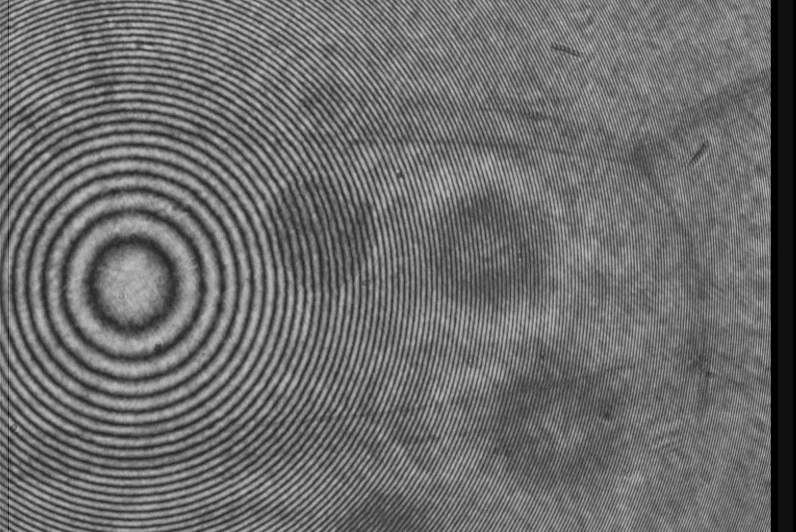
%> input picture cell21.BMP, 796 x 532 px
$ octave CX16_10.m   (GNU Octave 9; MATLAB toolbox functions it lacks are replaced by stand-ins)
%> lines starting %> are read from the running program, lines starting %| are printed output that depends on the picture; in (x1, y1, x2, y2) boxes, pixels count from 0 and x2, y2 are one past the last pixel; in counts of white or black regions, pixels touching at a corner belong together; the program's own positions count from 1
### unwrap_one_d.m
function varargout=unwrap_one_d(w_ph,s_ph,th)
%本函数完成一行（或列）包裹相位的解包裹运算
%格式 un_ph= unwrap_one_d(w_ph,s_ph,th)；
%输入的三个变量:w_ph为包裹相位，s_ph（为起始相位值，而th为域值，
%若相位值包裹在(-π,π]，域值th取π；若相位值包裹在(-π/2,π/2]，th取π/2
%输出变量un_ph为解包裹相位值
numb=length(w_ph);            %计算包裹相位的大小（元素个数）
un_ph=w_ph;                   %将包裹相位值赋值给un_ph——预设解包裹相位
un_ph(1)=s_ph;                %将起点相位赋值给un_ph的第一个元素（不再参加解包裹）
for n=2:numb                  %从第二个元素开始解包裹运算
   delta=w_ph(n)-w_ph(n-1);   %相邻两个包裹相位作比较（相减）
   if (abs(delta)<=th)        %差值不大于域值
       un_ph(n)=un_ph(n-1)+delta;  %解包裹相位等于前一个解包裹相位值加差值
   elseif (delta<0)           %差值大于域值，且差值为负
       un_ph(n)=un_ph(n-1)+delta+2*th;%前一个包解裹相位值加差值再加2倍域值
   else                       %差值大于域值，且差值为正
       un_ph(n)=un_ph(n-1)+delta-2*th; %前一个解包裹相位值加差值再减2倍域值
   end
end
varargout{1}=un_ph;           %将解包裹相位值赋值给输出变量

### CX16_10.m
I4=imread('cell21.bmp');I4=double(I4(7:518,10:521,1));  %读取第一幅像面全息图
%> further down, I4 is the input picture: size 532x796 uint8; min 0, max 193, mean 108.7
I3=imread('cell22.bmp');I3=double(I3(7:518,10:521,1));  %读取第二幅像面全息图
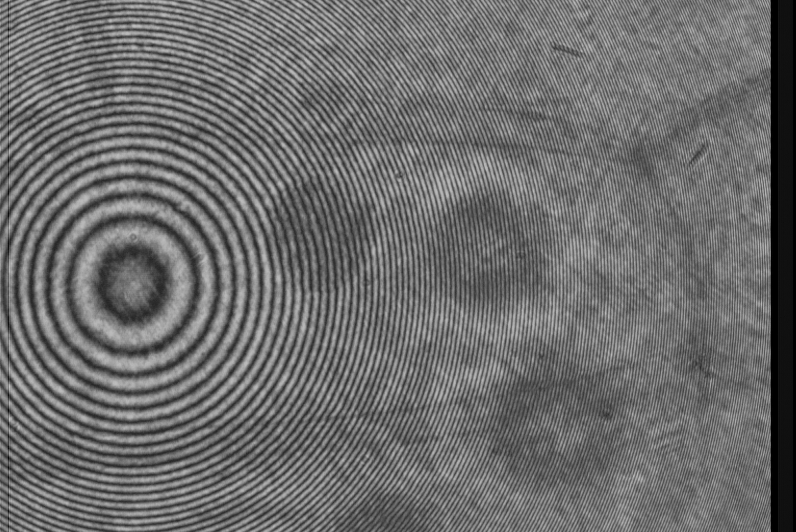
%> input picture cell22.BMP, 796 x 532 px
%> further down, I3 is the input picture: size 532x796 uint8; min 0, max 195, mean 108.8
I2=imread('cell23.bmp');I2=double(I2(7:518,10:521,1));  %读取第三幅像面全息图
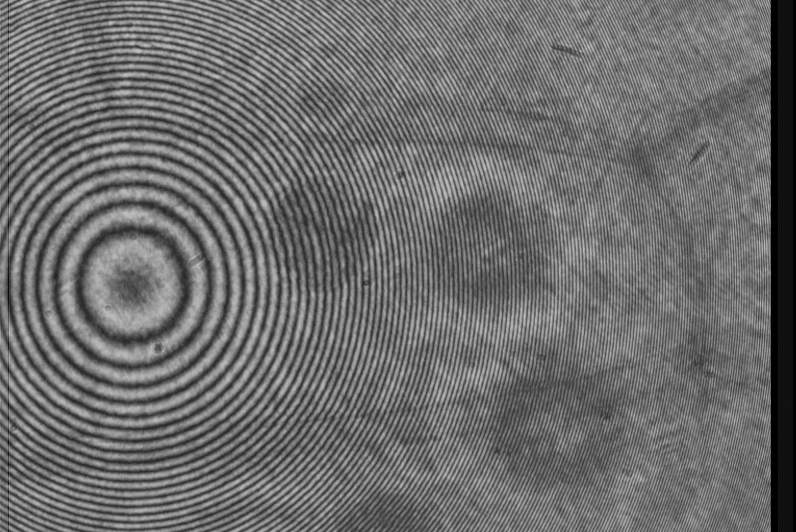
%> input picture cell23.BMP, 796 x 532 px
%> further down, I2 is the input picture: size 532x796 uint8; min 0, max 195, mean 109.1
I1=imread('cell24.bmp');I1=double(I1(7:518,10:521,1));  %读取第四幅像面全息图
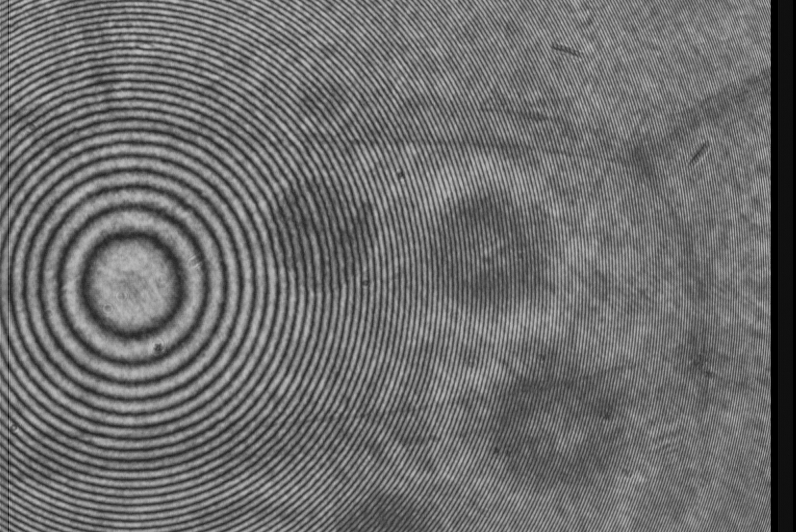
%> input picture cell24.BMP, 796 x 532 px
%> further down, I1 is the input picture: size 532x796 uint8; min 0, max 194, mean 109
I1=medfilt2(I1,[3,3]);                                  %用中值滤波对全息图降噪
I2=medfilt2(I2,[3,3]);                                  %用中值滤波对全息图降噪
I3=medfilt2(I3,[3,3]);                                  %用中值滤波对全息图降噪
I4=medfilt2(I4,[3,3]);                                  %用中值滤波对全息图降噪
C1=I4-I2;                                               %全息图相减
C2=I1-I3;                                               %全息图相减
ph=atan(C1./(C2+eps));                                  %计算包裹相位
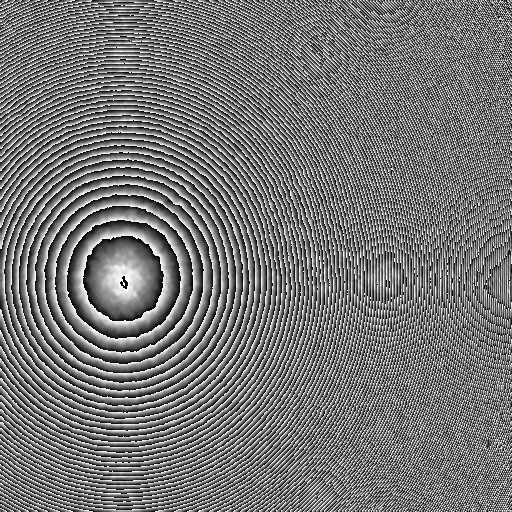
%> ph: size 512x512 double; min -1.57, max 1.57, mean -0.117; drawn with min black and max white
figure;imshow(ph,[]);title('包裹相位图');               %显示重建相位
[r,c]=size(ph);
%> r = 512; c = 512
unph=ph;                                                %预设解包裹后的相位
unph(1,:)=unwrap_one_d(ph(1,:),ph(1,1),pi/2);%先完成第一行元素的解包裹运算
%> in unwrap_one_d, `un_ph=w_ph;`: un_ph = 512 values, max 1.56 at index 304, min -1.57 at index 454, mean -0.151
%> the loop in unwrap_one_d, `for n=2:numb` made 511 passes
%> delta on passes 1 to 3: -1.28, 0.374, 0.415
%> after the loop in unwrap_one_d, `for n=2:numb`: un_ph = 512 values, max 28.64 at index 117, min -172.8 at index 512, mean -39.91
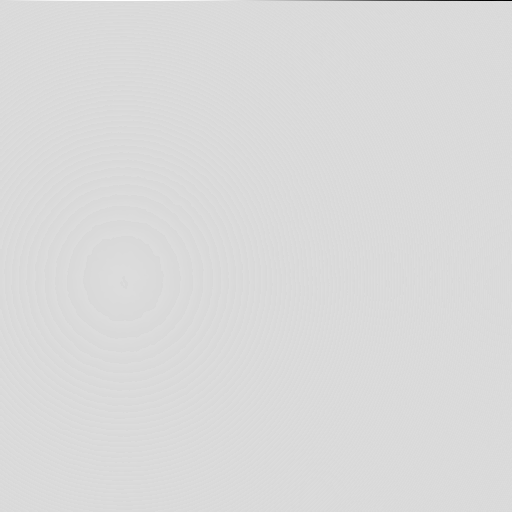
%> unph: size 512x512 double; 0.19% of pixels changed, all inside (x1, y1, x2, y2) = (8, 0, 512, 1); drawn with min black and max white
for n=1:c
    %下面完成第n列元素的解包裹运算，起始相位值为第一行上元素的解包裹相位值
    unph(:,n)=unwrap_one_d(ph(:,n),unph(1,n),pi/2);
end
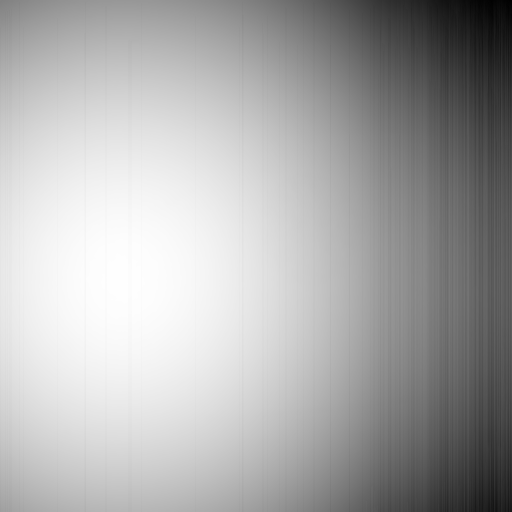
%> unph: size 512x512 double; min -172.8, max 165.1, mean 54.9; drawn with min black and max white
figure,surfl(unph),shading interp,colormap(gray)        %显示解包裹相位
%> after `colormap(gray)`:
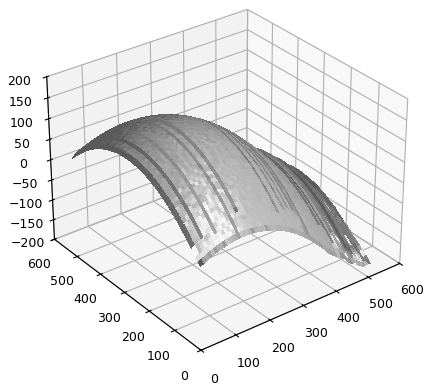
%> figure redrawn from the program's plot data
figure,imshow(unph,[])
